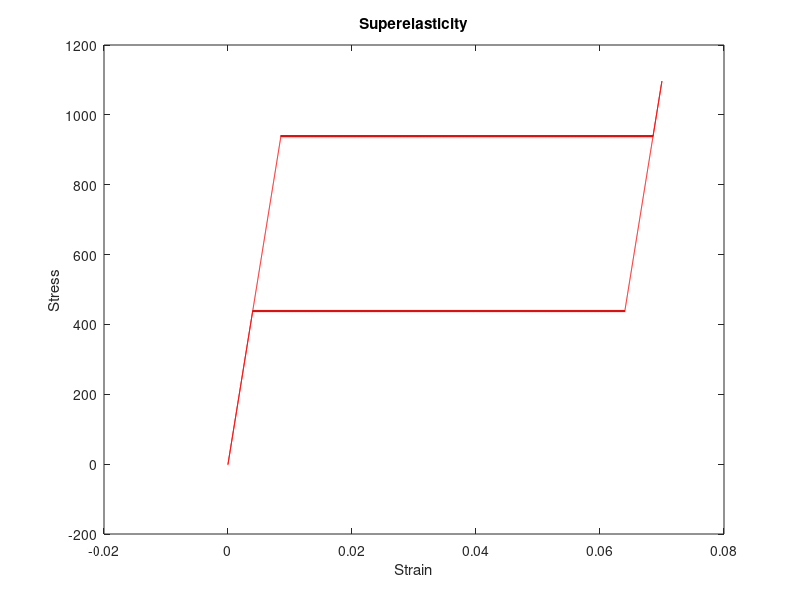

This figure's MATLAB source:
% 1D Phenomenological model for superelasticity
% Name: Senthamilaruvi Moorthy
% Date: 4/3/2015

% Definition of material properties

E = 110000; % Young's Modulus of the material
Tas = 253; % Austenite transformation temperature K
Tms = 173; % Martensitic transormation temperature K
Tt = (Tas + Tms)/2; % Equillibrium temperature K
T = 323; % Test temperature K
L = 80; % Latent heat Mj/m^3
la_dot_0 = 20; % Kinetic coefficient in martensite volume evolution
d_la_c = L*(Tas - Tms)/(Tas + Tms); % Critical driving force for phase transformation

% Initializing
n = 10000;
s = zeros(n,1); % Tensile Stress
la = zeros(n,1); % Volume fraction of Martensitic transformation
d_la = zeros(n,1); % driving force
e = zeros(n,1); % Strain
em = zeros(n,1); % Martensitic strain
de = 0.000014;
emc = 0.033; % Martensitic compressive
emt = 0.06; % Martensitic tensile
t = (0.00014*n); % total time in seconds
dt = t/n; % time steps


% Program

% Tension 

% Elastic predictor
for i = 1:n
    if i == floor(n/2)
        de = -1*de;
    end
    e(i+1) = e(i)+ de;
    s(i+1) = E*(e(i+1) - la(i)*em(i));
    % em based on tension/Compression
    if  s(i+1) > 0;
        em(i+1) = emt;
    else
        em(i+1) = emc;
    end
    
    % Calculating driving force
    d_la(i+1) =  s(i+1)*em(i+1) - (L/Tt)*(T - Tt);
    
    % Calculate Martensite volume fraction
    
    % Forward transformation
    
    if d_la(i+1) > d_la_c && la(i) < 1
        la(i+1) = la(i) + la_dot_0*(d_la(i) - d_la_c)*dt;
        
    % Reverse transformation
    
    elseif d_la(i+1) < -d_la_c && la(i) > 0
        la(i+1) = la(i) + la_dot_0*(d_la(i) + d_la_c)*dt;
        
    % No transformation
     
    else 
        la(i+1) = la(i);
    end
    
    % Transformation corrector
    
    s(i+1) = E*(e(i+1) - la(i+1)*em(i+1));
end



% Plotting

plot(e,s,'r');
hold on
xlabel('Strain');
ylabel('Stress');
title('Superelasticity');



    
    



